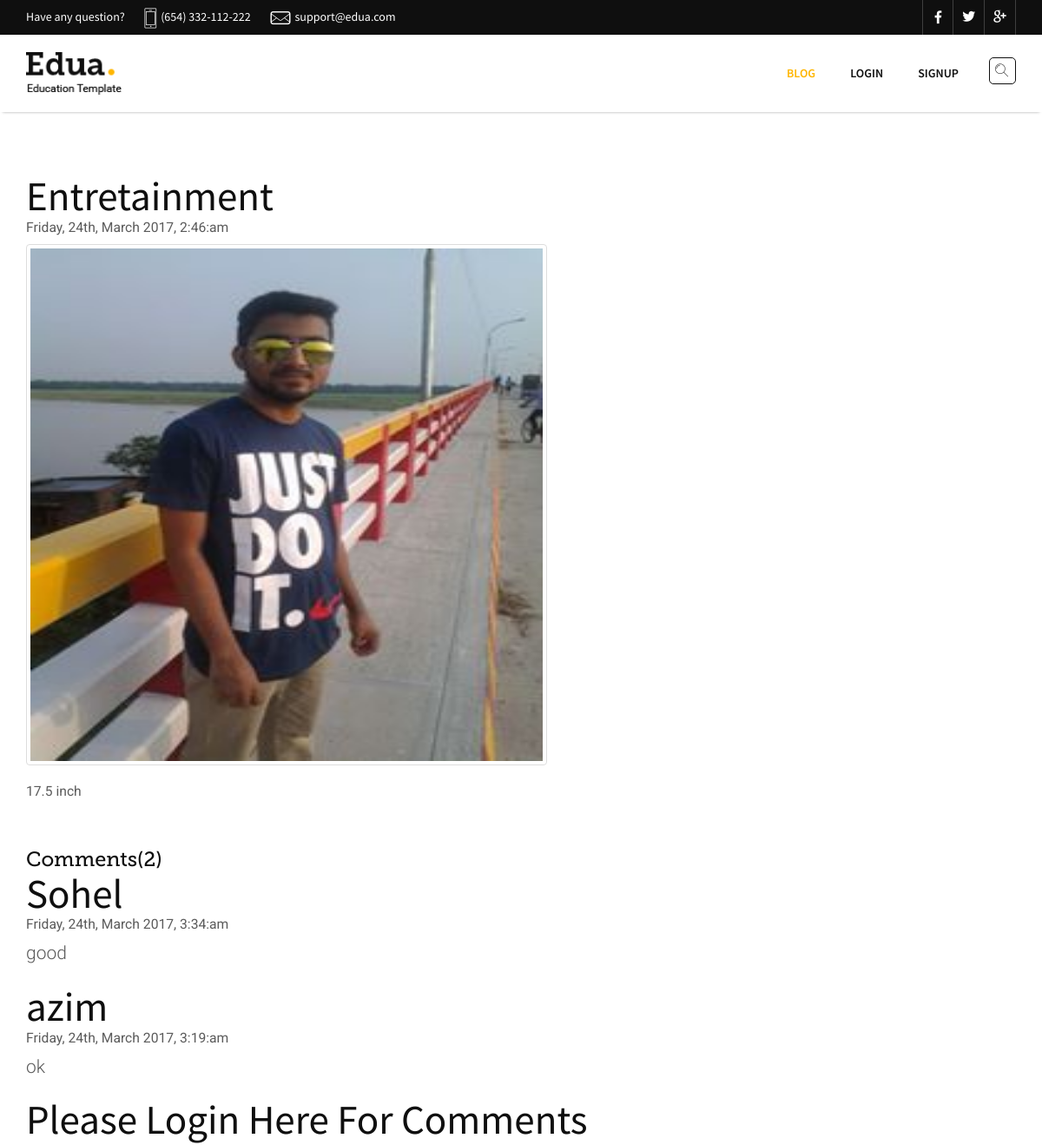
Page /sungle_blog.php?id=66 on the committed database.
### tables this page shows
CREATE TABLE `post` (
  `id` int(11) NOT NULL,
  `user_id` int(11) NOT NULL,
  `name` varchar(100) NOT NULL,
  `description` text NOT NULL,
  `date` datetime NOT NULL DEFAULT CURRENT_TIMESTAMP,
  `image` varchar(100) NOT NULL,
  `cat_id` int(11) DEFAULT NULL
);

CREATE TABLE `comment` (
  `id` int(11) NOT NULL,
  `post_id` int(11) NOT NULL,
  `user_id` int(11) NOT NULL,
  `name` varchar(50) NOT NULL,
  `email` varchar(70) NOT NULL,
  `comment` text NOT NULL,
  `date` datetime NOT NULL DEFAULT CURRENT_TIMESTAMP
);

CREATE TABLE `user` (
  `id` int(11) NOT NULL,
  `username` varchar(20) NOT NULL,
  `email` varchar(100) NOT NULL,
  `password` varchar(32) NOT NULL,
  `role` int(11) NOT NULL DEFAULT '0',
  `image` varchar(250) NOT NULL
);

### sungle_blog.php (the view, shortened to what this page needs)
<?php
require_once 'db.php';
$id = $_GET['id'];
$query = "SELECT * FROM post WHERE id='$id'";
$result = $dbcon->query($query);
$query1 ="SELECT * FROM comment WHERE post_id = '$id' ORDER BY date DESC";
$result1 = $dbcon->query($query1);
$sql = "SELECT COUNT(comment) AS total FROM comment WHERE post_id = '$id'";
$value = $dbcon->query($sql);
?>
<!doctype html>
<html lang="en">
<head>
<link rel="stylesheet" type="text/css" href="css/bootstrap.min.css">
<link rel="stylesheet" type="text/css" href="css/font-awesome.min.css">
<link rel="stylesheet" type="text/css" href="css/edua-icons.css">
<link rel="stylesheet" type="text/css" href="css/animate.min.css">
<link rel="stylesheet" type="text/css" href="css/owl.carousel.css">
<link rel="stylesheet" type="text/css" href="css/owl.transitions.css">
<link rel="stylesheet" type="text/css" href="css/cubeportfolio.min.css">
<link rel="stylesheet" type="text/css" href="css/settings.css">
<link rel="stylesheet" type="text/css" href="css/bootsnav.css">
<link rel="stylesheet" type="text/css" href="css/style.css">
<link rel="stylesheet" type="text/css" href="css/loader.css">
</head>
<body>
<div class="topbar">
  <div class="container">
    <div class="row">
      <div class="col-md-12">
        <div class="pull-left">
        <span class="info"><a href="#."> Have any question?</a></span>
        <span class="info"><i class="icon-phone2"></i>(654) 332-112-222</span>
        <span class="info"><i class="icon-mail"></i>support@edua.com</span>
        </div>
        <ul class="social_top pull-right">
          <li><a href="#."><i class="fa fa-facebook"></i></a></li>
          <li><a href="#."><i class="icon-twitter4"></i></a></li>
          <li><a href="#."><i class="icon-google"></i></a></li>
        </ul>
      </div>
    </div>
  </div>
</div>
<header>
  <nav class="navbar navbar-default navbar-sticky bootsnav">
    <div class="container">
       <div class="search_btn btn_common"><i class="icon-icons185"></i></div>
      <div class="navbar-header">
        <a class="navbar-brand" href="index.html">
        <img src="images/logo.png" class="logo logo-scrolled" alt="">
        </a>
      </div>
      <div class="collapse navbar-collapse" id="navbar-menu">
        <ul class="nav navbar-nav navbar-right" data-in="fadeInDown" data-out="fadeOut">
          <li class="active"><a href="index.php">Blog</a></li>
          <li><a href="log.php">Login</a></li>
          <li><a href="sign_up.php">Signup</a></li>
        </ul>
      </div>
    </div>
  </nav>
</header>
    <div class="container">
        <br><br><br>
        <?php
        if(!empty($result)){
          foreach ($result as $row) {
              ?>
              <h1><?php echo $row['name']?></h1>
              <p><?php echo date('l, jS, F Y, g:i:a', strtotime($row['date']));?></p>
              <img src="img/<?php echo $row['image']?>" style="width: 600px;height: 600px;" class="img-responsive img-thumbnail">
              <p class="lead"><?php echo $row['description']?></p><br><br>
              <?php
          }
      }
      ?>
      </div>
      <div class="container">
      <?php
        foreach ($value as $key) {
            if($key['total'] == 0){
                echo "<h3>Comments(0)</h3>";
            }
            else{
                echo "<h3>Comments(".$key['total'].")</h3>";
            }
        }
      ?>
      <?php
      if(!empty($result1)){
          foreach ($result1 as $row) {
            $name = $row['user_id'];
            $query2 = "SELECT * FROM user WHERE id = '$name'";
            $value = $dbcon->query($query2);
            $for_name = mysqli_fetch_array($value);
              ?>
              <h1><?php echo $for_name['username']?></h1>
              <p><?php echo date('l, jS, F Y, g:i:a', strtotime($row['date']));?></p>
              <p class="lead"><?php echo $row['comment']?></p>
              <?php
          }
      }
      ?>
</div>
<div class="container">
<?php
if($_SESSION['login'] !='true'){
?>
<h1>Please <a href="log.php">Login</a> Here For Comments</h1>
    <?php
}
?>
</div>
</body>
</html>

### css/bootsnav.css (style rules this page uses)
nav.bootsnav .container { position: relative; }
nav.navbar.bootsnav { margin-bottom: 0; -moz-border-radius: 0px; -webkit-border-radius: 0px; -o-border-radius: 0px; border-radius: 0px; background-color: #fff; border: none; border-bottom: solid 1px #e0e0e0; z-index: 9; }
nav.navbar.bootsnav ul.nav > li > a { color: #6f6f6f; background-color: transparent !important; }
nav.navbar.bootsnav ul.nav li.megamenu-fw > a:hover, nav.navbar.bootsnav ul.nav li.megamenu-fw > a:focus, nav.navbar.bootsnav ul.nav li.active > a:hover, nav.navbar.bootsnav ul.nav li.active > a:focus, nav.navbar.bootsnav ul.nav li.active > a { background-color: transparent; }
body { -webkit-transition: all 0.3s ease-in-out; -moz-transition: all 0.3s ease-in-out; -o-transition: all 0.3s ease-in-out; -ms-transition: all 0.3s ease-in-out; transition: all 0.3s ease-in-out; }
@media (min-width: 1024px) { nav.navbar.bootsnav ul.nav > li > a { padding: 30px 15px; font-weight: 600; } }

### rows in the picture
post: name "Entretainment", date "Friday, 24th, March 2017, 2:46:am", image (picture), description "17.5 inch"
comment: user.username "Sohel", date "Friday, 24th, March 2017, 3:34:am", comment "good"
comment: user.username "azim", date "Friday, 24th, March 2017, 3:19:am", comment "ok"

### other values in the picture
$key['total'] "2"
